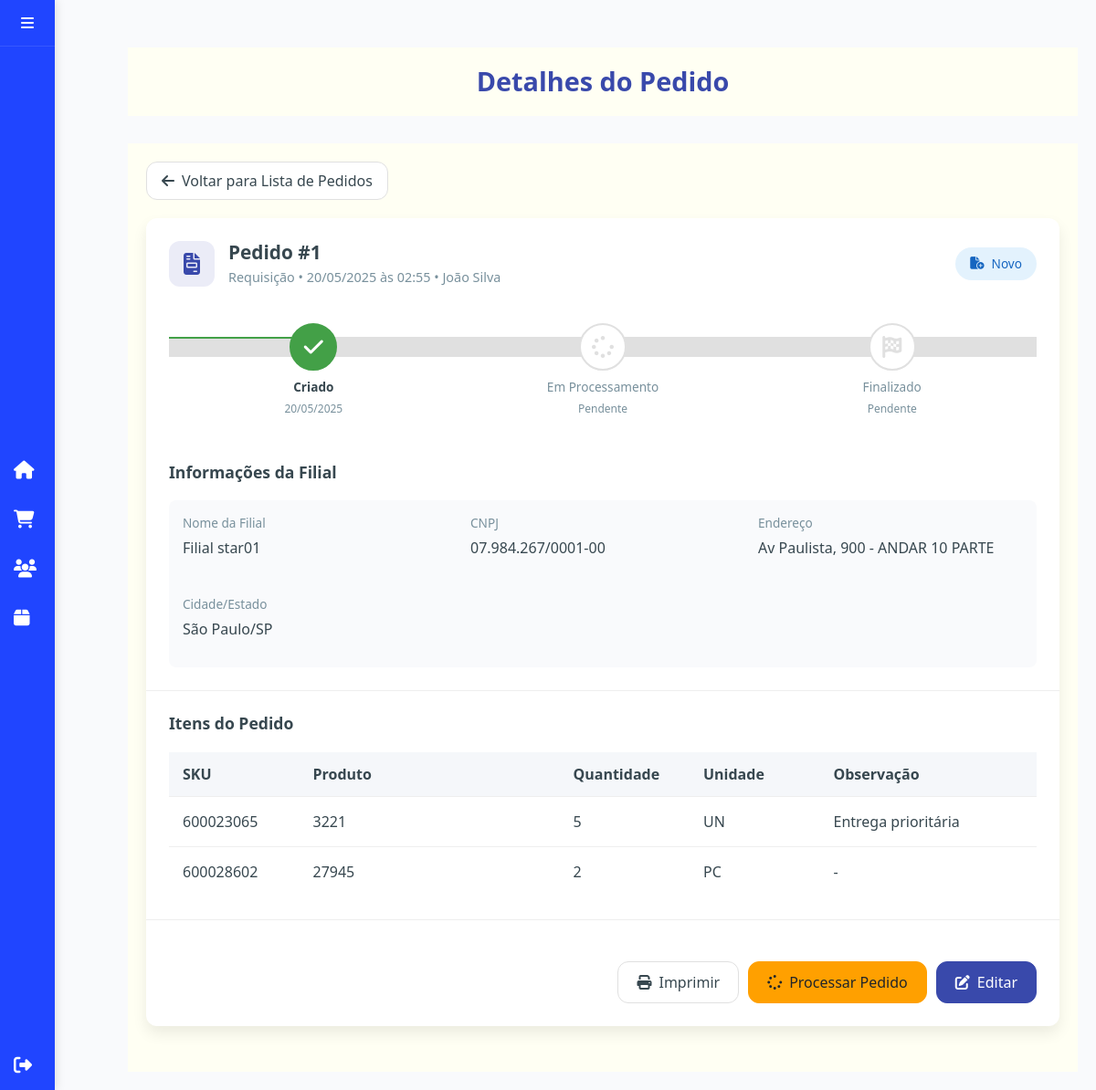
The page /pages/admin/detalhes_pedido.php?id=1 (signed in) on the database its author committed.
### tables this page shows
CREATE TABLE pedidos (
    id INT AUTO_INCREMENT PRIMARY KEY,
    data DATETIME DEFAULT CURRENT_TIMESTAMP,
    tipo_pedido ENUM('requisicao', 'troca', 'doacao', 'devolucao') NOT NULL DEFAULT 'requisicao',
    status ENUM('novo', 'processo', 'finalizado') NOT NULL DEFAULT 'novo',
    filial_usuario_id INT,
    filial_destino_id INT,
    usuario_id INT,
    observacoes TEXT,
    data_processamento DATETIME,
    data_finalizacao DATETIME,
    data_atualizacao DATETIME DEFAULT CURRENT_TIMESTAMP ON UPDATE CURRENT_TIMESTAMP,
    FOREIGN KEY (filial_usuario_id) REFERENCES usuarios(id),
    FOREIGN KEY (filial_destino_id) REFERENCES usuarios(id),
    FOREIGN KEY (usuario_id) REFERENCES usuarios(id)
);

CREATE TABLE usuarios (
    id INT NOT NULL AUTO_INCREMENT PRIMARY KEY,
    username VARCHAR(255) NOT NULL,
    password VARCHAR(255) NOT NULL,
    tipo_usuario INT NOT NULL,
    cnpj VARCHAR(20),
    responsavel VARCHAR(255),
    endereco VARCHAR(255),
    cep VARCHAR(10),
    bairro VARCHAR(100),
    cidade VARCHAR(100),
    uf CHAR(2),
    nome VARCHAR(255),
    data_cadastro DATETIME DEFAULT CURRENT_TIMESTAMP,
    eh_filial BOOLEAN DEFAULT FALSE,
    nome_filial VARCHAR(255) NULL,
    estado CHAR(2) NULL,
    FOREIGN KEY (tipo_usuario) REFERENCES tipo_usuario(id)
);

CREATE TABLE pedido_itens (
    id INT AUTO_INCREMENT PRIMARY KEY,
    pedido_id INT,
    sku INT,
    quantidade INT,
    observacao TEXT,
    data_cadastro DATETIME DEFAULT CURRENT_TIMESTAMP,
    FOREIGN KEY (pedido_id) REFERENCES pedidos(id),
    FOREIGN KEY (sku) REFERENCES produtos(sku)
);

CREATE TABLE produtos (
    sku INT NOT NULL PRIMARY KEY,
    produto VARCHAR(255) NOT NULL,
    grupo VARCHAR(255) NOT NULL,
    unidade_medida VARCHAR(10) DEFAULT 'UN'
);

### pages/admin/detalhes_pedido.php (the view, shortened to what the rows shown need)
<?php
require_once '../../includes/db.php';
$pedido_id = intval($_GET['id']);
$query = "SELECT p.*,
          u_filial.nome_filial AS nome_filial_origem,
          u_filial.cnpj AS cnpj_origem,
          u_filial.endereco AS endereco_origem,
          u_filial.cidade AS cidade_origem,
          u_filial.estado AS estado_origem,
          u_destino.nome_filial AS nome_filial_destino,
          u_destino.cnpj AS cnpj_destino,
          u_destino.endereco AS endereco_destino,
          u_destino.cidade AS cidade_destino,
          u_destino.estado AS estado_destino,
          u.nome as usuario_nome
          FROM pedidos p
          JOIN usuarios u_filial ON p.filial_usuario_id = u_filial.id
          LEFT JOIN usuarios u_destino ON p.filial_destino_id = u_destino.id
          JOIN usuarios u ON p.usuario_id = u.id
          WHERE p.id = ?";
$stmt = $conn->prepare($query);
$stmt->bind_param("i", $pedido_id);
$stmt->execute();
$resultado = $stmt->get_result();
$pedido = $resultado->fetch_assoc();
$query_itens = "SELECT i.*, pr.produto, pr.unidade_medida
                FROM pedido_itens i
                JOIN produtos pr ON i.sku = pr.sku
                WHERE i.pedido_id = ?";
$stmt_itens = $conn->prepare($query_itens);
$stmt_itens->bind_param("i", $pedido_id);
$stmt_itens->execute();
$itens = $stmt_itens->get_result();
$statusInfo = [
    'novo' => [
        'bg' => '#E3F2FD',
        'text' => '#1565C0',
        'icon' => 'fa-file-circle-plus',
        'label' => 'Novo'
    ],
    'processo' => [
        'bg' => '#FFF8E1',
        'text' => '#F57F17',
        'icon' => 'fa-spinner',
        'label' => 'Em Processo'
    ],
    'finalizado' => [
        'bg' => '#E8F5E9',
        'text' => '#2E7D32',
        'icon' => 'fa-circle-check',
        'label' => 'Finalizado'
    ]
];
$tipoPedidoInfo = [
    'requisicao' => [
        'icon' => 'fa-file-invoice',
        'label' => 'Requisição'
    ],
    'troca' => [
        'icon' => 'fa-exchange-alt',
        'label' => 'Troca'
    ],
    'doacao' => [
        'icon' => 'fa-gift',
        'label' => 'Doação'
    ],
    'devolucao' => [
        'icon' => 'fa-undo-alt',
        'label' => 'Devolução'
    ]
];
$currentStatus = $statusInfo[$pedido['status']] ?? $statusInfo['novo'];
$tipoPedido = $tipoPedidoInfo[$pedido['tipo_pedido']] ?? ['icon' => 'fa-question-circle', 'label' => 'Desconhecido'];
?>
<!DOCTYPE html>
<html lang="pt-BR">
<head>
    <link href="https://stackpath.bootstrapcdn.com/bootstrap/4.5.2/css/bootstrap.min.css" rel="stylesheet">
    <link rel="stylesheet" href="https://cdnjs.cloudflare.com/ajax/libs/font-awesome/6.5.0/css/all.min.css">
    <link rel="stylesheet" href="../../css/pedidos.css">
</head>
<body>
    <div class="content">
        <div class="header">
            <h1>Detalhes do Pedido</h1>
        </div>
        <div class="main-content">
            <div class="order-main-card">
                <div class="order-header">
                    <div class="order-id-container">
                        <div class="order-id">
                            <div>
                                <h2 class="order-number">Pedido #<?= $pedido_id ?></h2>
                                <div class="order-date">
                                    <?= ucfirst($tipoPedido['label']) ?> • <?= date('d/m/Y \à\s H:i', strtotime($pedido['data'])) ?> • <?= $pedido['usuario_nome'] ?>
                                </div>
                            </div>
                        </div>
                        <div class="status-container">
                            <div class="status-badge" style="background-color: <?= $currentStatus['bg'] ?>; color: <?= $currentStatus['text'] ?>;">
                                <i class="fas <?= $currentStatus['icon'] ?>"></i>
                                <?= $currentStatus['label'] ?>
                            </div>
                        </div>
                    </div>
                </div>
                <div class="progress-container">
                    <div class="progress-steps">
                        <div class="progress-step completed">
                            <div class="step-icon">
                                <i class="fas fa-check"></i>
                            </div>
                            <div class="step-text">Criado</div>
                            <div class="step-date"><?= date('d/m/Y', strtotime($pedido['data'])) ?></div>
                        </div>
                    </div>
                </div>
                <?php if ($pedido['tipo_pedido'] == 'doacao' && !empty($pedido['filial_destino_id'])): ?>
                <div class="content-section">
                    <h3 class="section-title">Informações das Filiais</h3>
                    <div class="filial-cards">
                        <div class="filial-card origem">
                            <div class="filial-header">
                                <div class="filial-icon origem">
                                    <i class="fas fa-building"></i>
                                </div>
                                <div class="filial-title">Filial de Origem</div>
                            </div>
                            <div class="info-grid">
                                <div class="info-item">
                                    <div class="info-label">Nome da Filial</div>
                                    <div class="info-value"><?= $pedido['nome_filial_origem'] ?></div>
                                </div>
                                <div class="info-item">
                                    <div class="info-label">CNPJ</div>
                                    <div class="info-value">
                                        <?= preg_replace('/(\d{2})(\d{3})(\d{3})(\d{4})(\d{2})/', '$1.$2.$3/$4-$5', $pedido['cnpj_origem']) ?>
                                    </div>
                                </div>
                                <div class="info-item">
                                    <div class="info-label">Endereço</div>
                                    <div class="info-value"><?= $pedido['endereco_origem'] ?></div>
                                </div>
                                <div class="info-item">
                                    <div class="info-label">Cidade/Estado</div>
                                    <div class="info-value"><?= $pedido['cidade_origem'] ?>/<?= $pedido['estado_origem'] ?></div>
                                </div>
                            </div>
                        </div>
                        <div class="filial-card destino">
                            <div class="filial-header">
                                <div class="filial-icon destino">
                                    <i class="fas fa-map-marker-alt"></i>
                                </div>
                                <div class="filial-title">Filial de Destino</div>
                            </div>
                            <div class="info-grid">
                                <div class="info-item">
                                    <div class="info-label">Nome da Filial</div>
                                    <div class="info-value"><?= $pedido['nome_filial_destino'] ?></div>
                                </div>
                                <div class="info-item">
                                    <div class="info-label">CNPJ</div>
                                    <div class="info-value">
                                        <?= preg_replace('/(\d{2})(\d{3})(\d{3})(\d{4})(\d{2})/', '$1.$2.$3/$4-$5', $pedido['cnpj_destino']) ?>
                                    </div>
                                </div>
                                <div class="info-item">
                                    <div class="info-label">Endereço</div>
                                    <div class="info-value"><?= $pedido['endereco_destino'] ?></div>
                                </div>
                                <div class="info-item">
                                    <div class="info-label">Cidade/Estado</div>
                                    <div class="info-value"><?= $pedido['cidade_destino'] ?>/<?= $pedido['estado_destino'] ?></div>
                                </div>
                            </div>
                        </div>
                    </div>
                </div>
                <?php else: ?>
                <div class="content-section">
                    <h3 class="section-title">Informações da Filial</h3>
                    <div class="address-card">
                        <div class="info-grid">
                            <div class="info-item">
                                <div class="info-label">Nome da Filial</div>
                                <div class="info-value"><?= $pedido['nome_filial_origem'] ?></div>
                            </div>
                            <div class="info-item">
                                <div class="info-label">CNPJ</div>
                                <div class="info-value">
                                    <?= preg_replace('/(\d{2})(\d{3})(\d{3})(\d{4})(\d{2})/', '$1.$2.$3/$4-$5', $pedido['cnpj_origem']) ?>
                                </div>
                            </div>
                            <div class="info-item">
                                <div class="info-label">Endereço</div>
                                <div class="info-value"><?= $pedido['endereco_origem'] ?></div>
                            </div>
                            <div class="info-item">
                                <div class="info-label">Cidade/Estado</div>
                                <div class="info-value"><?= $pedido['cidade_origem'] ?>/<?= $pedido['estado_origem'] ?></div>
                            </div>
                        </div>
                    </div>
                </div>
                <?php endif; ?>
                <div class="content-section">
                    <div class="table-responsive">
                        <table class="items-table">
                            <thead>
                                <tr>
                                    <th style="width: 15%">SKU</th>
                                    <th style="width: 30%">Produto</th>
                                    <th style="width: 15%">Quantidade</th>
                                    <th style="width: 15%">Unidade</th>
                                    <th style="width: 25%">Observação</th>
                                </tr>
                            </thead>
                            <tbody>
                                <?php
                                if ($itens->num_rows > 0):
                                    while ($item = $itens->fetch_assoc()):
                                ?>
                                <tr>
                                    <td><?= $item['sku'] ?></td>
                                    <td><?= $item['produto'] ?></td>
                                    <td><?= $item['quantidade'] ?></td>
                                    <td><?= $item['unidade_medida'] ?></td>
                                    <td><?= !empty($item['observacao']) ? $item['observacao'] : '-' ?></td>
                                </tr>
                                <?php
                                    endwhile;
                                else:
                                ?>
                                <tr>
                                    <td colspan="5" class="text-center">Nenhum item encontrado para este pedido.</td>
                                </tr>
                                <?php endif; ?>
                            </tbody>
                        </table>
                    </div>
                </div>
            </div>
        </div>
    </div>
</body>
</html>

### rows shown on the page
pedidos: tipo_pedido "Requisição", data "20/05/2025 às 02:55", usuario.nome "João Silva", status "Novo", data "20/05/2025", filial_usuario.nome_filial "Filial star01", filial_usuario.cnpj "07.984.267/0001-00", filial_usuario.endereco "Av Paulista, 900 - ANDAR 10 PARTE", filial_usuario.cidade "São Paulo", filial_usuario.estado "SP"
pedido_itens: sku "600023065", sku.produto "3221", quantidade "5", sku.unidade_medida "UN", observacao "Entrega prioritária"
pedido_itens: sku "600028602", sku.produto "27945", quantidade "2", sku.unidade_medida "PC"

### other values the page prints
$pedido_id "1"
